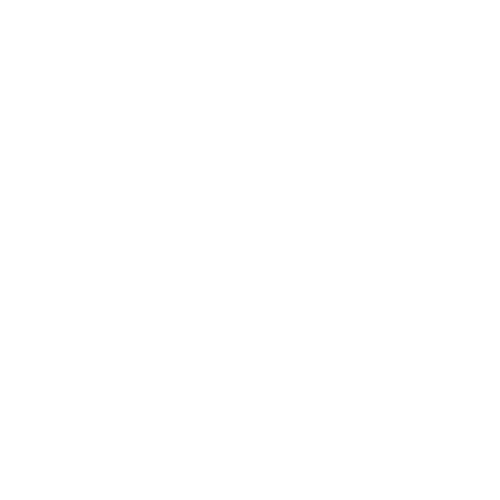
Frame 1 (no input)
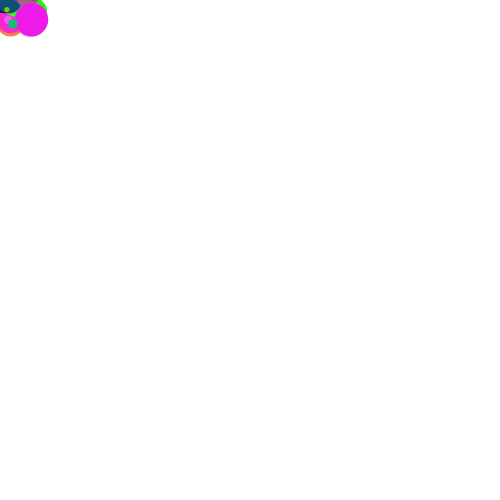
Frame 60 (no input)
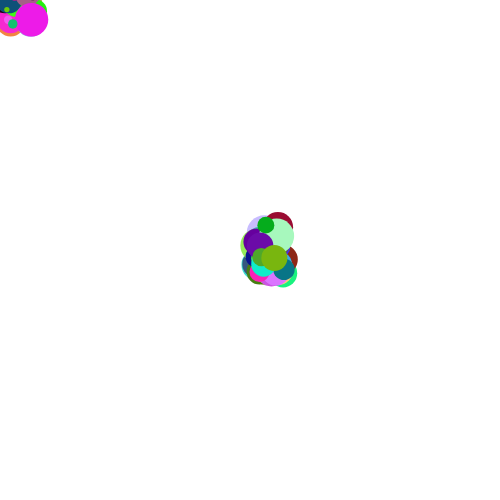
Frame 120 (the mouse pressed at the canvas centre since frame 60)

The p5.js sketch that drew these frames (run headless with seeded random() and noise() and a simulated clock; from frame 60 on, the mouse is pressed at the canvas centre):

// p5.js sketch
// ── sketch.js
function setup(){
    createCanvas(500, 500);
    background(255, 255, 255);
}

function draw(){
    let r = random(0,255);
    let g = random(0,255);
    let b = random(0,255);

    let size = random(5, 35);
    let mouseOffSetX = random(5, 35);
    let mouseOffSetY = random(-25, 25)
    fill(r,g,b);
    noStroke();
    //stroke(r,g,b); <--Same color as Fill
    ellipse(mouseX+mouseOffSetX, mouseY+mouseOffSetY, size, size)
}

function mouseClicked(){
    background(255,255,255);
}
